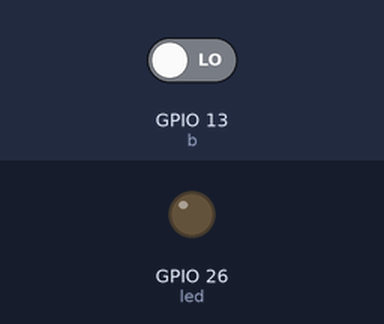
A program run on a simulated Raspberry Pi (BCM pin numbers). Shown: output pins drawn as LEDs (lit = HIGH). Dashed ring = blinking. The test bench sets the inputs (shaded band); at power-on: GPIO 13 (b) LOW.

Above: at 1.2 s.
1.3 s: GPIO 13 (b) driven HIGH
At 4.2 s:
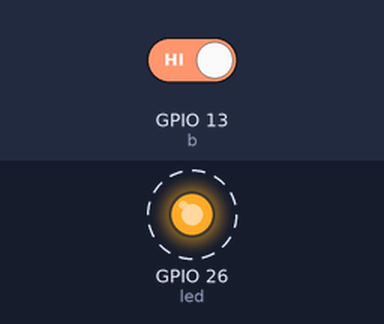
4.3 s: GPIO 13 (b) driven LOW
At 5.1 s:
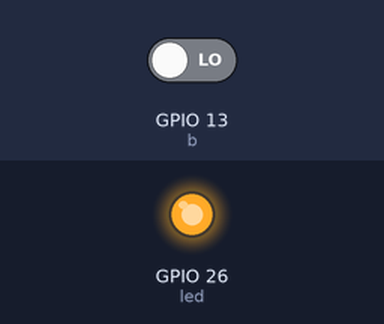
Timing chart, 0 to 7.3 s (numbered marks = the images above; inputs shaded):
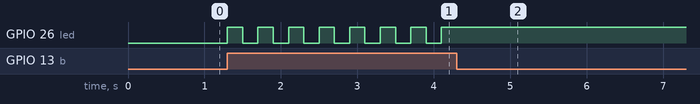

Measured:
- after the input at 1.3 s, GPIO 26 (led): alternates HIGH for 0.20 s and LOW for 0.20 s, starting at once
- after the input at 4.3 s, GPIO 26 (led): stops changing and stays HIGH

The program:

digitak-switch.py
```python
import RPi.GPIO as gp
import time

gp.setmode(gp.BCM)

b = 13
led = 26
gp.setup(b, gp.IN)
gp.setup(26, gp.OUT)

state = 0

while True:
    if gp.input(b):
        state = not state
        gp.output(led, state)
        time.sleep(0.2)
```
